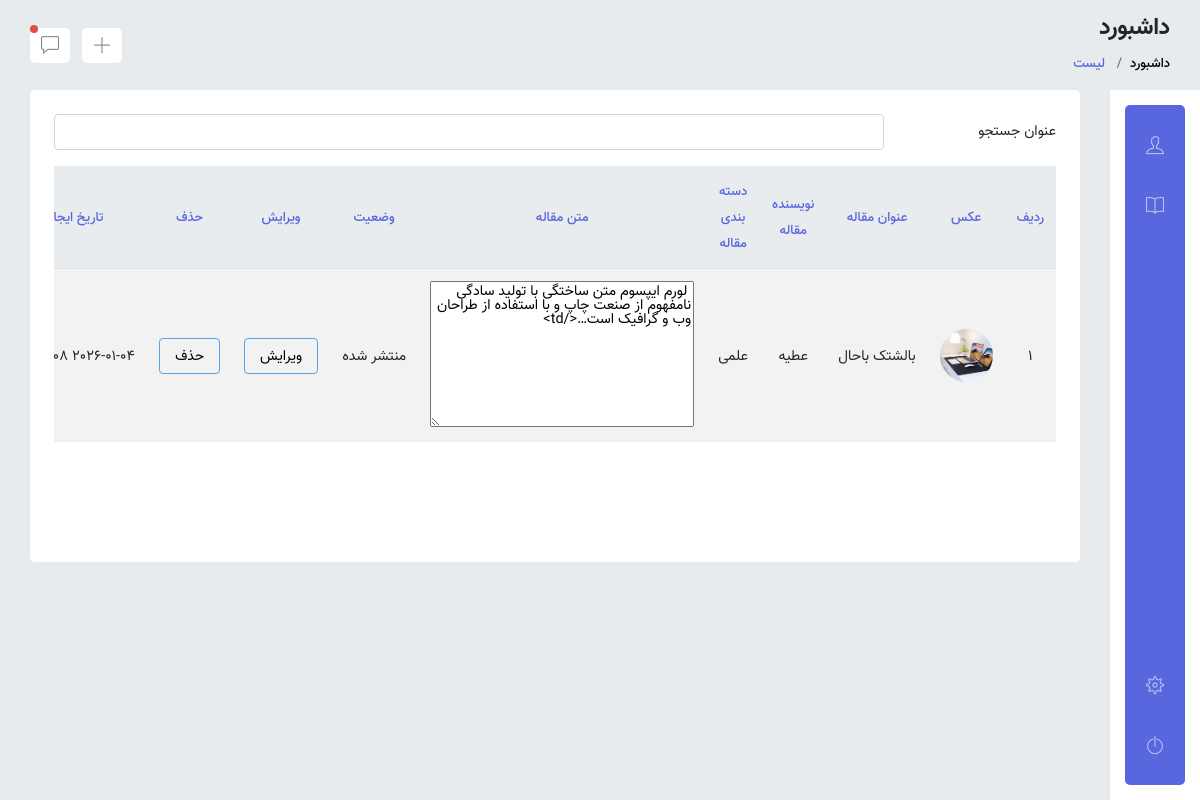
Screenshot of /panel/articles/index.php (signed in) with the database file from the repository.
### tables this page shows
CREATE TABLE IF NOT EXISTS `articles` (
  `id` int NOT NULL AUTO_INCREMENT,
  `title` varchar(250) NOT NULL,
  `body` text NOT NULL,
  `status` enum('draft','published','archived','') NOT NULL DEFAULT 'draft',
  `image` varchar(250) NOT NULL,
  `user_id` int NOT NULL,
  `category_id` int NOT NULL,
  `created_at` datetime NOT NULL,
  `updated_at` datetime DEFAULT NULL,
  PRIMARY KEY (`id`),
  KEY `category_id` (`category_id`),
  KEY `user_id` (`user_id`)
);

CREATE TABLE IF NOT EXISTS `users` (
  `id` int NOT NULL AUTO_INCREMENT,
  `name` varchar(125) DEFAULT NULL,
  `email` varchar(250) NOT NULL,
  `password` varchar(250) NOT NULL,
  `image` varchar(50) DEFAULT NULL,
  `created_at` datetime NOT NULL,
  `updated_at` datetime DEFAULT NULL,
  PRIMARY KEY (`id`)
);

CREATE TABLE IF NOT EXISTS `categories` (
  `id` int NOT NULL AUTO_INCREMENT,
  `title` varchar(250) NOT NULL,
  `created_at` datetime NOT NULL,
  `updated_at` datetime NOT NULL,
  PRIMARY KEY (`id`)
);

### functions/articles.php (called while the page is built, shortened)
<?php
require_once "DB.php";
require_once "helpers.php";
function getAllArticles(){
	$sql="SELECT * FROM articles";
	global $conn;
	$stmt=$conn->prepare($sql);
	$stmt->execute();
	return $stmt->fetchAll();
}
function translateStatus($status){
	$fa_status="";
	switch($status){
		case "published":
			$fa_status="منتشر شده";
			break;
	}
	return $fa_status;
}

### functions/helpers.php (called while the page is built, shortened)
<?php
function asset($file){
	return BASE_URL.$file;
}
function url($url){
	return BASE_URL.$url;
}

### functions/users.php (called while the page is built, shortened)
<?php
require_once "DB.php";
require_once "helpers.php";
function getUser($id){
	$sql = "SELECT * FROM users WHERE id=?";
	global $conn;
	$stmt = $conn->prepare($sql);
	$stmt->execute([$id]);
	return  $stmt->fetch();
}

### functions/categories.php (called while the page is built, shortened)
<?php
require_once "DB.php";
require_once "helpers.php";
function getCategories($id){
	$sql = "SELECT * FROM categories WHERE id=?";
	global $conn;
	$stmt = $conn->prepare($sql);
	$stmt->execute([$id]);
	return  $stmt->fetch();
}

### panel/articles/index.php (the view, shortened to what this page needs)
<?php require_once "../../functions/helpers.php" ?>
<?php require_once "../../functions/users.php" ?>
<?php require_once "../../functions/articles.php" ?>
<?php require_once "../../functions/categories.php" ?>
<?php
$articles = getAllArticles();
?>
<?php include "../layouts/head.php" ?>
<?php include "../layouts/navigation.php" ?>
<?php include "../layouts/header.php" ?>
<main class="main-content">
    <div class="card">
        <div class="card-body">
            <div class="table overflow-auto" tabindex="8">
                <div class="form-group row">
                    <label class="col-sm-2 col-form-label">عنوان جستجو</label>
                    <div class="col-sm-10">
                        <input type="text" class="form-control text-left" dir="rtl">
                    </div>
                </div>
                <table class="table table-striped table-hover">
                    <thead class="thead-light">
                    <tr>
                        <th class="text-center align-middle text-primary">ردیف</th>
                        <th class="text-center align-middle text-primary">عکس</th>
                        <th class="text-center align-middle text-primary">عنوان مقاله</th>
                        <th class="text-center align-middle text-primary">نویسنده مقاله</th>
                        <th class="text-center align-middle text-primary">دسته بندی مقاله</th>
                        <th class="text-center align-middle text-primary">متن مقاله</th>
                        <th class="text-center align-middle text-primary">وضعیت</th>
                        <th class="text-center align-middle text-primary">ویرایش</th>
                        <th class="text-center align-middle text-primary">حذف</th>
                        <th class="text-center align-middle text-primary">تاریخ ایجاد</th>
                    </tr>
                    </thead>
                    <tbody>
                    <?php $i=1 ?>
                    <?php foreach ($articles as $article){ ?>
                    <tr>
                        <td class="text-center align-middle"><?php echo $i++ ?></td>
                        <td class="text-center align-middle">
                            <figure class="avatar avatar">
                                <img src="<?php echo asset('/images/'. $article->image) ?>" class="rounded-circle" alt="image">
                            </figure>
                        </td>
                        <td class="text-center align-middle"><?php echo $article->title ?></td>
                        <td class="text-center align-middle"><?php echo getUser($article->user_id)->name ?></td>
                        <td class="text-center align-middle"><?php echo getCategories($article->category_id)->title ?></td>
                        <td class="text-center align-middle">
                            <textarea name="" id="" cols="30" rows="10"> <?php echo $article->body ?></td></textarea>
                        <td class="text-center align-middle"><?php echo translateStatus($article->status) ?></td>
                        <td class="text-center align-middle">
                            <a class="btn btn-outline-info" href="<?php echo url('/panel/articles/edit.php?id=') .$article->id   ?>">
                                ویرایش
                            </a>
                        </td>
                        <td class="text-center align-middle">
                            <a class="btn btn-outline-info" href="<?php echo url('/panel/articles/delete.php?id=') .$article->id   ?>">
                                حذف
                            </a>
                        </td>
                        <td class="text-center align-middle"><?php echo $article->created_at ?></td>
                    </tr>
                    <?php } ?>
                </table>
            </div>
        </div>
    </div>
</main>
<?php include "../layouts/footer.php" ?>

### rows the page displays
articles: image (picture), title "بالشتک باحال", user.name "عطیه", category.title "علمی", body "لورم ایپسوم متن ساختگی با تولید سادگی نامفهوم از صنعت چاپ و با استفاده از طراحان وب و گرافیک است…</td>", created_at "2026-01-04…"
